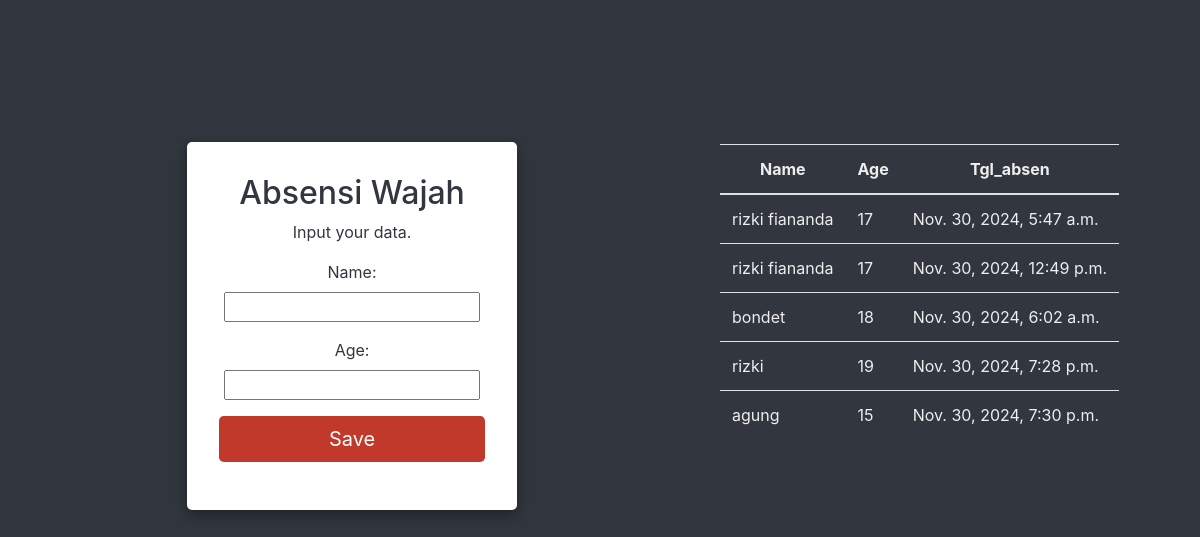
The page / on the database its author committed.
### FaceDetec/models.py (models this page shows)
class Attendance(models.Model):
    name = models.CharField(max_length=100)
    age = models.IntegerField()
    face_path = models.TextField(null=True, blank=True)
    face_encoding = models.JSONField(null=True, blank=True)  # Menyimpan encoding sebagai JSON
    attendance_date = models.DateTimeField(null=True, blank=True, auto_now=True)

### FaceDetec/views.py (the view)
# urls.py: path('', home, name='input_data'),
def home(request):
    new_entry = None  # Untuk menyimpan data terbaru yang dimasukkan
    if request.method == 'POST':
        form = UserForm(request.POST)
        if form.is_valid():
            new_entry = form.save()
            return redirect('scan_face')
    else:
        form = UserForm()
    attendance_data = Attendance.objects.all()
    return render(request, 'home.html', {
        'form': form,
        'attendance_data': attendance_data,
        'new_entry': new_entry,
    })

### FaceDetec/forms.py
class UserForm(forms.ModelForm):
    class Meta:
        model = Attendance
        fields = ['name', 'age']

### FaceDetec/templates/home.html (shortened to what this page needs)
<!DOCTYPE html>
{% load static %}
<html lang="en">
  <head>
    <link rel="stylesheet" href="{% static 'style.css' %}" />
    <link href="//maxcdn.bootstrapcdn.com/bootstrap/4.1.1/css/bootstrap.min.css" rel="stylesheet" id="bootstrap-css" />
  </head>
  <body style="background-color: #31363f; color: #eeeeee">
    <div class="container forget-password">
      <div class="row">
        <div class="col-md-12 col-md-offset-4">
          <div class="panel panel-default">
            <div class="panel-body">
              <div class="text-center">
                <h2 class="text-center" style="color: #31363f">Absensi Wajah</h2>
                <p style="color: #31363f">Input your data.</p>
                <form id="register-form" role="form" autocomplete="off" class="form" method="post">
                  <div class="form" style="color: #31363f">{{ form.as_p }}</div>
                  <div class="form-group">
                    <input name="btnForget" class="btn btn-lg btn-primary btn-block btnForget" value="Save" type="submit" />
                  </div>
                </form>
              </div>
            </div>
          </div>
        </div>
        <div class="datas position-absolute" style="max-width: 400px; margin: 2% 0 0 60%">
          <table class="table">
            <thead>
              <tr class="text-center">
                <th scope="col">Name</th>
                <th scope="col">Age</th>
                <th scope="col">Tgl_absen</th>
              </tr>
            </thead>
            <tbody>
              {% for row in attendance_data %}
              <tr>
                <td>{{ row.name }}</td>
                <td>{{ row.age }}</td>
                <td>{{ row.attendance_date }}</td>
              </tr>
              {% endfor %}
            </tbody>
          </table>
        </div>
      </div>
    </div>
  </body>
</html>

### FaceDetec/static/style.css (style rules this page uses)
:root { --bg-color: #31363f; --text-color: #eeeeee; }
body { background-color: var(--bg-color); color: var(--text-color); }
.forget-password .panel-default { padding: 31%; margin-top: -27%; }
.forget-password .panel-body { padding: 15%; margin-bottom: -50%; background: #fff; border-radius: 5px; box-shadow: 0 4px 8px 0 rgba(0, 0, 0, 0.2), 0 6px 20px 0 rgba(0, 0, 0, 0.19); }
.btnForget { background: #c0392b; border: none; }

### FaceDetec/templates/home.html (style rules this page uses)
:root { --bg-color: #31363f; --text-color: #eeeeee; }
body { background-color: var(--bg-color); color: var(--text-color); }
.container { display: grid; margin: 10% 0 0 0; grid-template-columns: 3fr 3fr; }
.forget-password .panel-default { padding: 31%; margin-top: -27%; }
.forget-password .panel-body { width: 330px; padding: 15%; margin-bottom: -50%; background: #fff; border-radius: 5px; box-shadow: 0 4px 8px 0 rgba(0, 0, 0, 0.2), 0 6px 20px 0 rgba(0, 0, 0, 0.19); }
.btnForget { background: #c0392b; border: none; }

### rows shown on the page
Attendance: name "rizki fiananda", age "17", attendance_date "Nov. 30, 2024, 5:47 a.m."
Attendance: name "rizki fiananda", age "17", attendance_date "Nov. 30, 2024, 12:49 p.m."
Attendance: name "bondet", age "18", attendance_date "Nov. 30, 2024, 6:02 a.m."
Attendance: name "rizki", age "19", attendance_date "Nov. 30, 2024, 7:28 p.m."
Attendance: name "agung", age "15", attendance_date "Nov. 30, 2024, 7:30 p.m."
